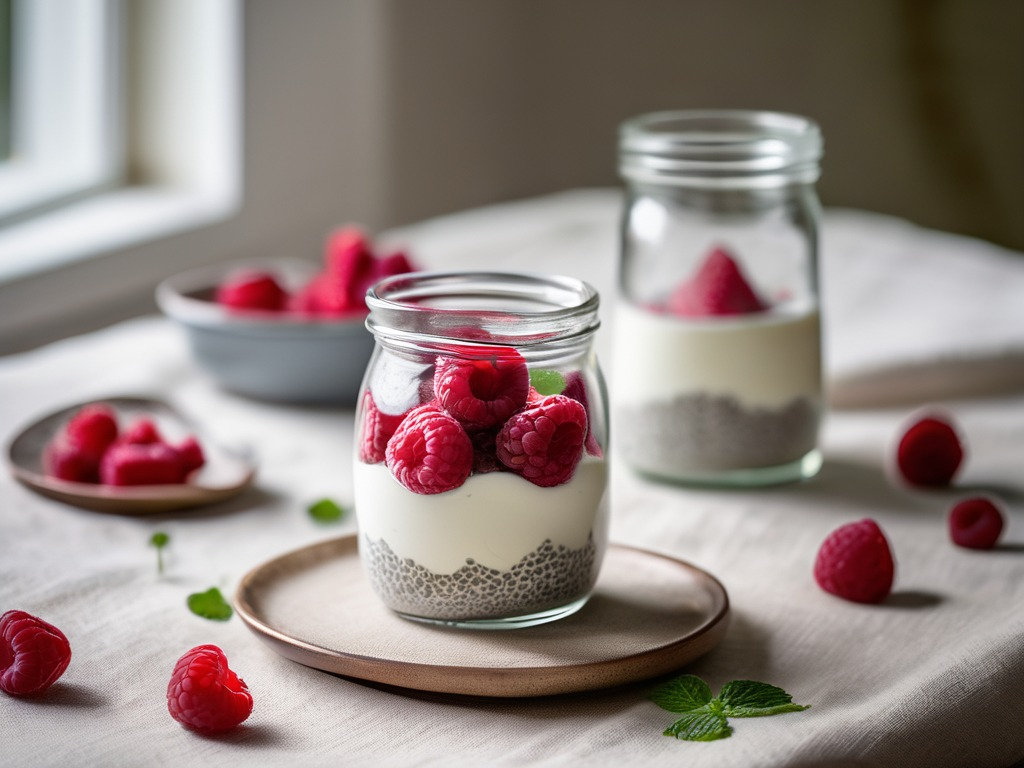
#> input picture tools/aiphotos/raw/d12_11.jpg, 1024 x 768 px, given as the content of the folder raw/d12_11.jpg, which was not available
$ python integrate.py raw/d12_11.jpg
#> lines starting #> are read from the running program, lines starting #| are printed output that depends on the picture
# Iseca AI fotografije (1024x768) na 720x540 za aplikaciju i pise credits.js
import sys, os, glob, json, re
from PIL import Image
src = sys.argv[1]; dst = 'www/img/meals'
ids = []
for f in sorted(glob.glob(os.path.join(src, '*.jpg'))):
    i = os.path.basename(f).split('_')[0]
    im = Image.open(f).convert('RGB')
#> im is the input picture: PIL image 1024x768 RGB; mean R, G, B 147.4, 134, 129.5
    w, h = 880, 660; cx, cy = 512, 410          # malo bliže, jelo je obično u donjoj sredini
    box = (cx - w//2, min(768 - h, cy - h//2), cx + w//2, min(768, cy - h//2 + h))
    im.crop(box).resize((720, 540), Image.LANCZOS).save(f'{dst}/{i}.jpg', quality=82, optimize=True, progressive=True)
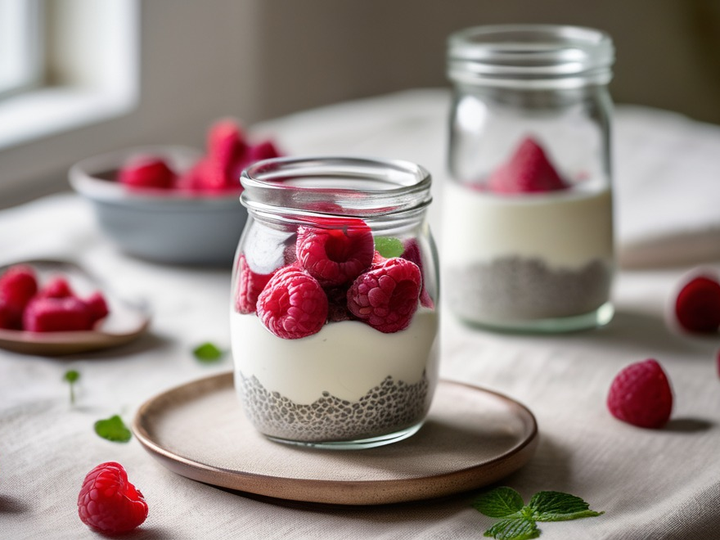
#> saved as d12.jpg: PIL image 720x540 RGB; mean R, G, B 153, 137.6, 133.5
    ids.append(i)
p = f'{dst}/credits.js'
#> (the run stopped early here; a loop or call above may not have finished)

$ run again, on tools/aiphotos/raw/d13_11.jpg
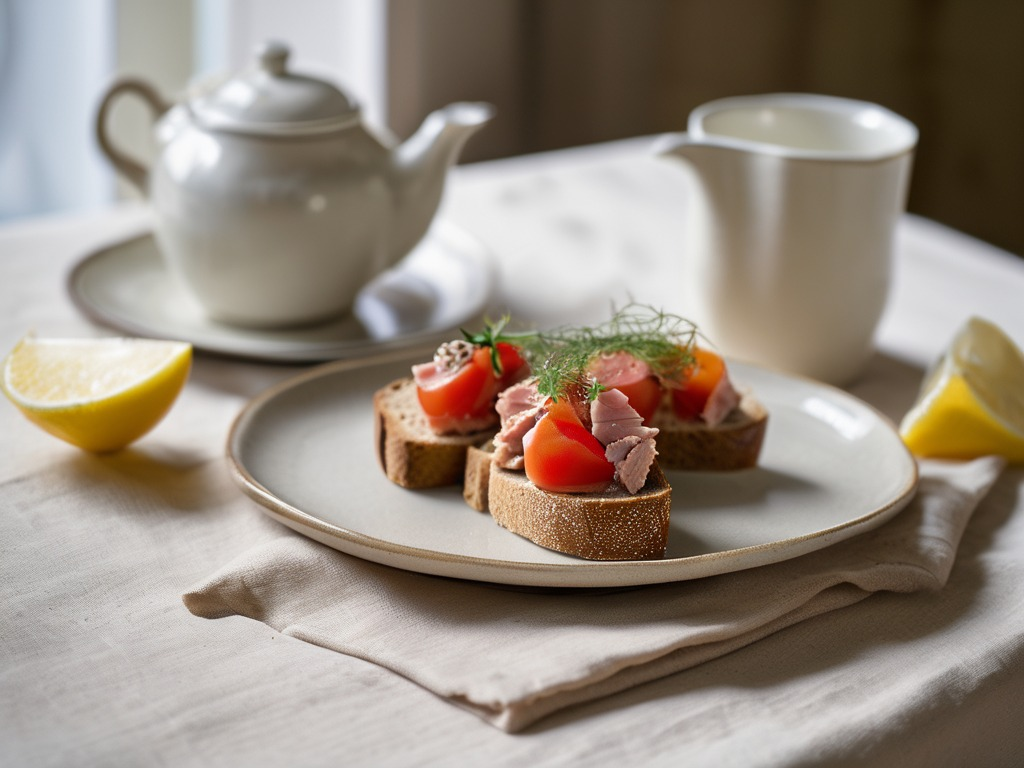
#> input picture tools/aiphotos/raw/d13_11.jpg, 1024 x 768 px, given as the content of the folder raw/d13_11.jpg, which was not available
#> im is the input picture: PIL image 1024x768 RGB; mean R, G, B 151.3, 139.7, 127.8
#> `im.crop(box).resize((720, 540), Image.LANCZOS).save(f'{dst}/{i}.jpg', ..`:
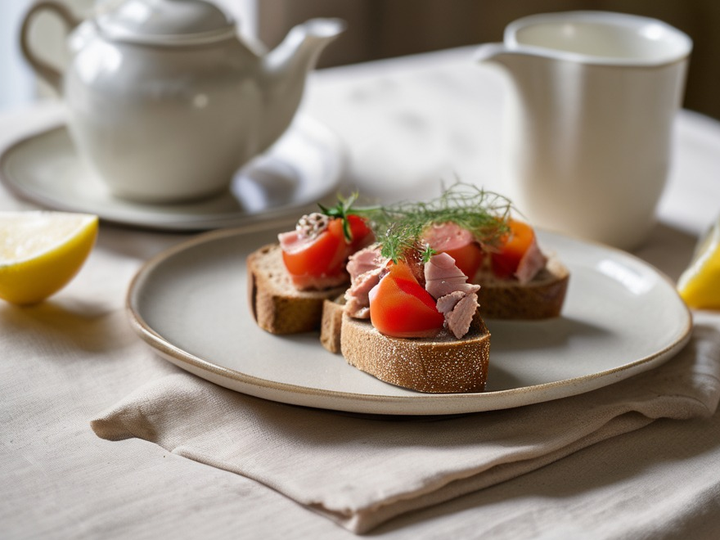
#> saved as d13.jpg: PIL image 720x540 RGB; mean R, G, B 154.6, 141.4, 128.8

$ run again, on tools/aiphotos/raw/d14_11.jpg
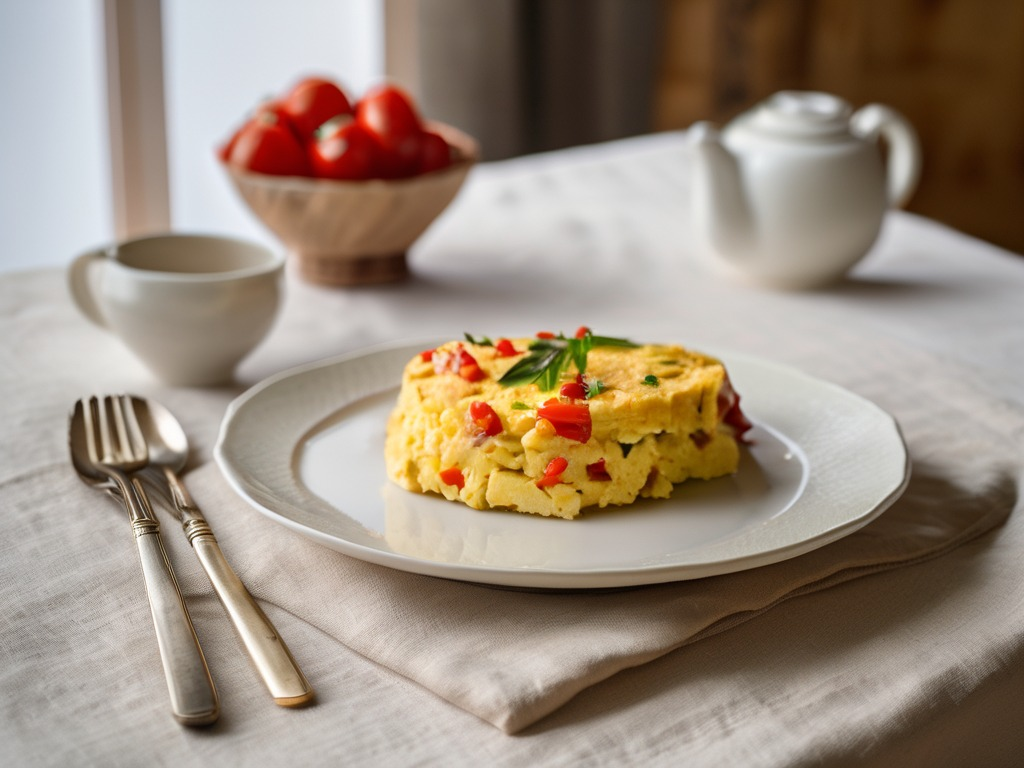
#> input picture tools/aiphotos/raw/d14_11.jpg, 1024 x 768 px, given as the content of the folder raw/d14_11.jpg, which was not available
#> im is the input picture: PIL image 1024x768 RGB; mean R, G, B 156.5, 141.2, 126.1
#> `im.crop(box).resize((720, 540), Image.LANCZOS).save(f'{dst}/{i}.jpg', ..`:
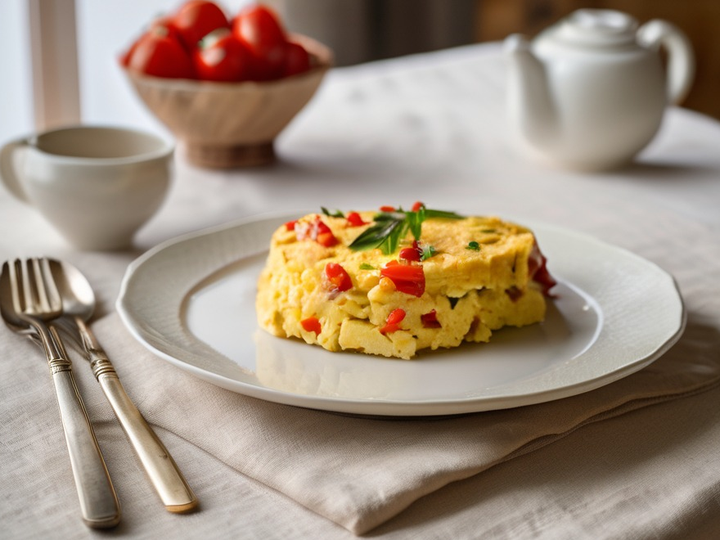
#> saved as d14.jpg: PIL image 720x540 RGB; mean R, G, B 161.2, 143.8, 126.4
